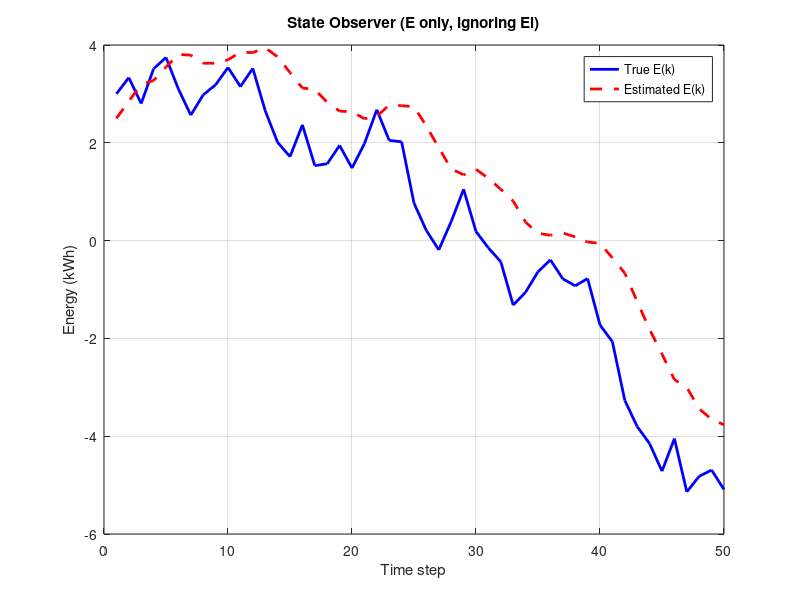

MATLAB code to generate this figure:
% Initialize
N = 50;                     % Number of time steps
E_true = zeros(1, N);       % True energy in battery
E_est = zeros(1, N);        % Estimated energy
E_meas = zeros(1, N);       % Measured energy (with noise)
Es = 0.2 * ones(1, N);      % Control input (solar + grid)
El = 0.4 +  0.5*randn(1, N);  % Unmeasured disturbance (load)

% Initial conditions
E_true(1) = 3.0;           % True initial energy
E_est(1) = 2.5;            % Initial guess
L = 0.3;                   % Observer gain (tune as needed)

% Simulation loop
for k = 1:N-1
    % True system dynamics
    E_true(k+1) = E_true(k) + Es(k) - El(k);
    
    % Measurement (with noise)
    E_meas(k) = E_true(k) + 0.01*randn;
    
    % Observer update
    E_est(k+1) = E_est(k) + Es(k) + L * (E_meas(k) - E_est(k));
end

% Plot
figure;
plot(1:N, E_true, 'b-', 'LineWidth', 2); hold on;
plot(1:N, E_est, 'r--', 'LineWidth', 2);
legend('True E(k)', 'Estimated E(k)');
xlabel('Time step');
ylabel('Energy (kWh)');
title('State Observer (E only, ignoring El)');
grid on;
